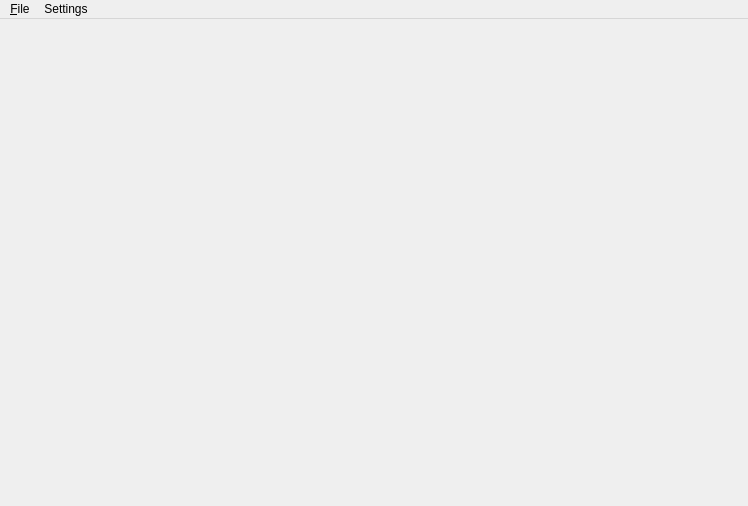
<?xml version="1.0" encoding="UTF-8"?>
<ui version="4.0">
 <class>MainWindow</class>
 <widget class="QMainWindow" name="MainWindow">
  <property name="geometry">
   <rect>
    <x>0</x>
    <y>0</y>
    <width>748</width>
    <height>506</height>
   </rect>
  </property>
  <property name="windowTitle">
   <string>Transfer Function Plotter</string>
  </property>
  <widget class="QWidget" name="centralWidget">
   <layout class="QHBoxLayout" name="horizontalLayout"/>
  </widget>
  <widget class="QMenuBar" name="menuBar">
   <property name="geometry">
    <rect>
     <x>0</x>
     <y>0</y>
     <width>748</width>
     <height>19</height>
    </rect>
   </property>
   <widget class="QMenu" name="fileMenu">
    <property name="title">
     <string>&amp;File</string>
    </property>
    <addaction name="actionQuit"/>
   </widget>
   <widget class="QMenu" name="settingsMenu">
    <property name="title">
     <string>Settings</string>
    </property>
    <addaction name="actionSettings"/>
   </widget>
   <addaction name="fileMenu"/>
   <addaction name="settingsMenu"/>
  </widget>
  <action name="actionQuit">
   <property name="text">
    <string>&amp;Quit</string>
   </property>
   <property name="shortcut">
    <string>Ctrl+Q</string>
   </property>
  </action>
  <action name="actionSettings">
   <property name="text">
    <string>Settings</string>
   </property>
   <property name="shortcut">
    <string>Ctrl+Alt+S</string>
   </property>
  </action>
 </widget>
 <layoutdefault spacing="6" margin="11"/>
 <resources/>
 <connections/>
</ui>
